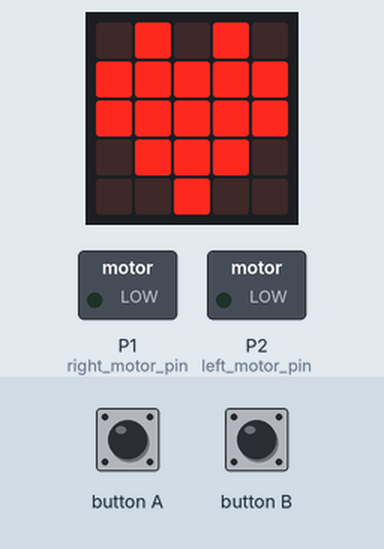
Recording of a program running on a simulated BBC micro:bit running MicroPython. Shown: the board's 5×5 LED display, switched loads named in the program (green lamp = pin HIGH). The test bench sets the inputs (shaded band).

Above: at 1.2 s.
1.3 s: button A pressed for 0.15 s
At 2.0 s:
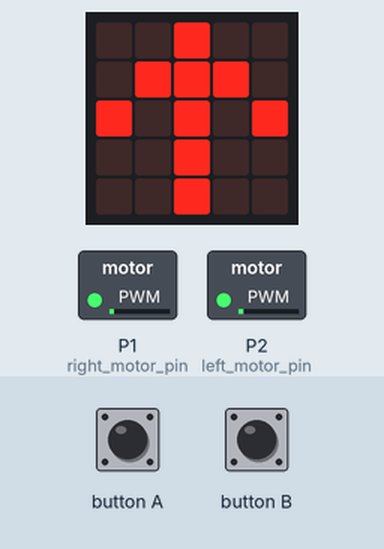
At 7.8 s:
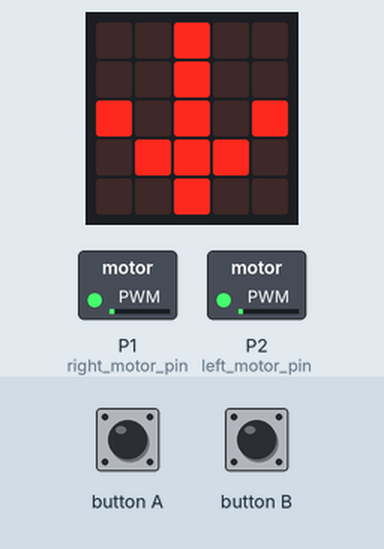
Timing chart, 0 to 13.4 s (numbered marks = the images above; inputs shaded):
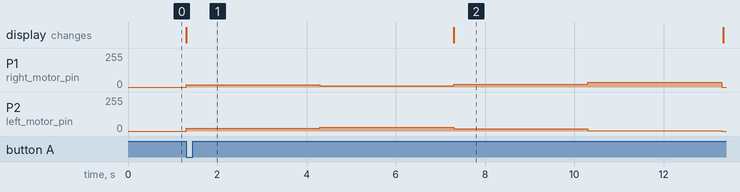

Measured:
- after the input at 1.3 s, P1 (right_motor_pin): 0/255 → 17/255 at once, → 10/255 3.0 s later, → 21/255 3.0 s later, → 36/255 3.0 s later, … (5 changes in this stretch); P2 (left_motor_pin): 0/255 → 20/255 at once, → 28/255 3.0 s later, → 17/255 3.0 s later, → 2/255 3.0 s later, … (5 changes in this stretch); the display: changes at once (image 1)

The program:

car-main.py
```python
# A simple car control class for a two-motor car using the micro:bit
# uses the Motor class from motor.py


from microbit import *
import neopixel
from motor import Motor


class Car:

    # Initialize the car with two motors
    def __init__(self, left_motor_pin, right_motor_pin):

        self.left_motor = Motor(left_motor_pin)
        self.right_motor = Motor(right_motor_pin)
        self.motor_centre = 75  # midpoint speed for motors to stop
        self.gears = 10  # number of speed increments

        display.show(Image.HEART)


    # Stop the car
    def stop(self):
        self.left_motor.stop()
        self.right_motor.stop()

        #display on microbit
        display.show(Image('99999:'
                           '90009:'
                           '90009:'
                           '90009:'
                           '99999'))

    # Move the car forward
    def forward(self, gear):
        '''gear: value between 0 and 10
        forward(5)'''

        # calculate left and right motor values based on speed. Each increment is midpoint / gears
        # offset from midpoint

        speed1 = (self.motor_centre - 1) + (gear * (self.motor_centre / self.gears))
        speed2 = (self.motor_centre + 1) - (gear * (self.motor_centre / self.gears))

        #display on microbit
        display.show(Image.ARROW_N)

        self.left_motor.run(speed1)
        self.right_motor.run(speed2)


    # Move the car backward
    def backward(self, gear):
        '''gear: value between 0 and 10
        forward(5)'''

        speed1 = (self.motor_centre + 1) + (gear * (self.motor_centre / self.gears))
        speed2 = (self.motor_centre - 1) - (gear * (self.motor_centre / self.gears))

        #display on microbit
        display.show(Image.ARROW_S)

        self.left_motor.run(speed2)
        self.right_motor.run(speed1)


    # Turn the car left
    def left(self, speed): # For you to complete
        pass

    def right(self, speed): # For you to complete
        pass


# functions outside of class.

def countdown(seconds): # countdown from given seconds on microbit display
        for i in range(seconds, 0, -1):
            display.show(str(i))
            sleep(1000)
        display.clear()

def main(): # main function to test car class

    car.forward(1)
    sleep(3000)
    car.forward(5)
    sleep(3000)
    car.backward(1)
    sleep(3000)
    car.backward(9)
    sleep(3000)
    car.stop()


if __name__ == "__main__":

    car = Car(pin2, pin1)

    while True: # wait for button A or B to start
        if button_a.is_pressed():
            main()

        elif button_b.is_pressed():
            car.stop()
```

motor.py
```python
from microbit import *

# First we create a Motor class to control a single motor
class Motor:
    def __init__(self, motor_pin): # initialize motor with given pin

        self.pin = motor_pin
        self.pin.set_analog_period(20) # set PWM period to 20ms for motor control

    def run(self, speed): # run motor at given speed
        ''' run(speed) - value between 0 and 1023
        run(512)
        '''

        speed = max(0, min(1023, speed))  # constrain speed between 0 and 1023
        self.pin.write_analog(speed) # set motor speed

    def stop(self): # stop the motor by running motor at speed 0
        ''' stop motor'''
        self.run(0)

# code to test class code
if __name__ == "main":
    motor = Motor(pin1)

    motor.run(1)
    sleep(1000)

    motor.stop()


    
```
